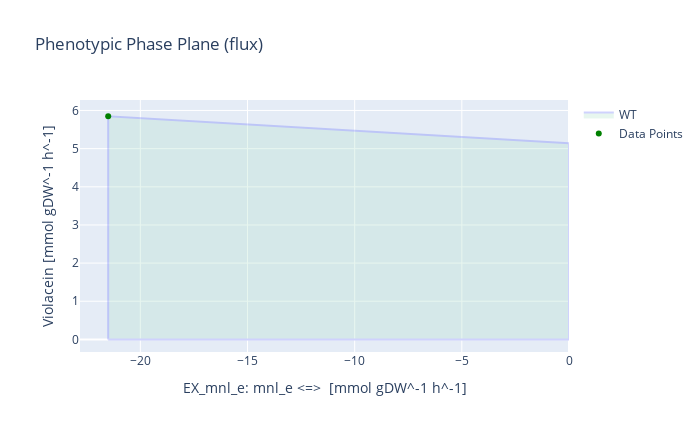

Notebook code for this chart:
### Markdown cell above
## D-mannitol as substrate

### Code cell
medium = model_LB_vio_fad.medium

with model_LB_vio_fad:

    # Setting the medium and boundary conditions
    medium['EX_glc__D_e'] = 0
    medium['EX_mnl_e'] = 10
    model_LB_vio_fad.medium = medium
    model_LB_vio_fad.reactions.EX_o2_e.lower_bound = -61
    model_LB_vio_fad.reactions.EX_mnl_e.lower_bound = -21.5
    
    # Setting the growth to 20% and limiting the rate
    growth = model_LB_vio_fad.optimize().fluxes.Growth
    model_LB_vio_fad.reactions.Growth.lower_bound = growth*0.2
    
    # Setting the objective to violacein
    model_LB_vio_fad.objective = model_LB_vio_fad.reactions.Violacein
    violacein_production = model_LB_vio_fad.optimize().objective_value
    
    # Phenotypic phane plane of mannitol-violacein
    result = phenotypic_phase_plane(model_LB_vio_fad, 
                                variables=[model_LB_vio_fad.reactions.EX_mnl_e],
                                objective=model_LB_vio_fad.reactions.Violacein,
                                points=10)
    
    # Computing the D-mannitol uptake rate for the maximum violacein production
    data = result.data_frame
    maxvio = round(data.objective_upper_bound[data.objective_upper_bound.idxmax()], 4)
    v = data.EX_mnl_e[round(data.objective_upper_bound,4) == maxvio]
    # Cmol of D-mannitol
    cmol = (max(v)/6)
    
    # Computing maximum yield
    violacein_mnl_yield = violacein_production / (-1*cmol)
    
    # Plotting phenotypic phase plane
    x = max(v)
    y = maxvio
    result.plot(plotter, points=[(x,y)], points_colors=["green"])
    
    print('Setting D-mannitol boundary to -21.5 and oxygen to -61:')
    print("- The optimal D-mannitol uptake for Violacein flux is [mmol gDW^-1 h^-1]:", max(v))
    print("- The optimal Cmol D-mannitol uptake for Violacein flux is [Cmol gDW^-1 h^-1]:", cmol)
    print('- Growth rate for maximum violacein production in V. natriegens [h^-1]:', growth)
    print('- Max. violacein production [mmol gDW^-1 h^-1]:', violacein_production)
    print('- Theoretical maximum yield per carbon [mmol_vio / Cmol_mnl]:', violacein_mnl_yield)

### Figure 1 — Plotly figure (JSON) as saved in the notebook; plotly's stock layout.template omitted (floating-point values rounded to 4 significant figures)
{"data": [{"fill": "toself", "fillcolor": "#B3E2CD", "hoverinfo": "none", "marker": {"line": {"color": "#B3E2CD"}, "opacity": 0.3}, "mode": "lines", "name": "WT", "opacity": 0.3, "type": "scatter", "x": [-21.5, -19.11, -16.72, -14.33, -11.94, -9.556, -7.167, -4.778, -2.389, 0, 0, -2.389, -4.778, -7.167, -9.556, -11.94, -14.33, -16.72, -19.11, -21.5, -21.5, -21.5], "y": [2.676e-15, 8.778e-16, 4.594e-16, 4.005e-15, 0, 0, 2.393e-18, -1.045e-15, -6.269e-15, -9.586e-16, 5.142, 5.22, 5.299, 5.378, 5.457, 5.536, 5.615, 5.694, 5.771, 5.846, 2.676e-15, 5.846]}, {"marker": {"color": ["green"]}, "mode": "markers", "name": "Data Points", "type": "scatter", "x": [-21.5], "y": [5.846]}], "layout": {"height": 432, "title": {"text": "Phenotypic Phase Plane (flux)"}, "width": 700, "xaxis": {"autorange": true, "range": [-22.82, 0], "title": {"text": "EX_mnl_e: mnl_e <=>  [mmol gDW^-1 h^-1]"}, "type": "linear"}, "yaxis": {"autorange": true, "range": [-0.3302, 6.275], "title": {"text": "Violacein [mmol gDW^-1 h^-1]"}, "type": "linear"}}}
